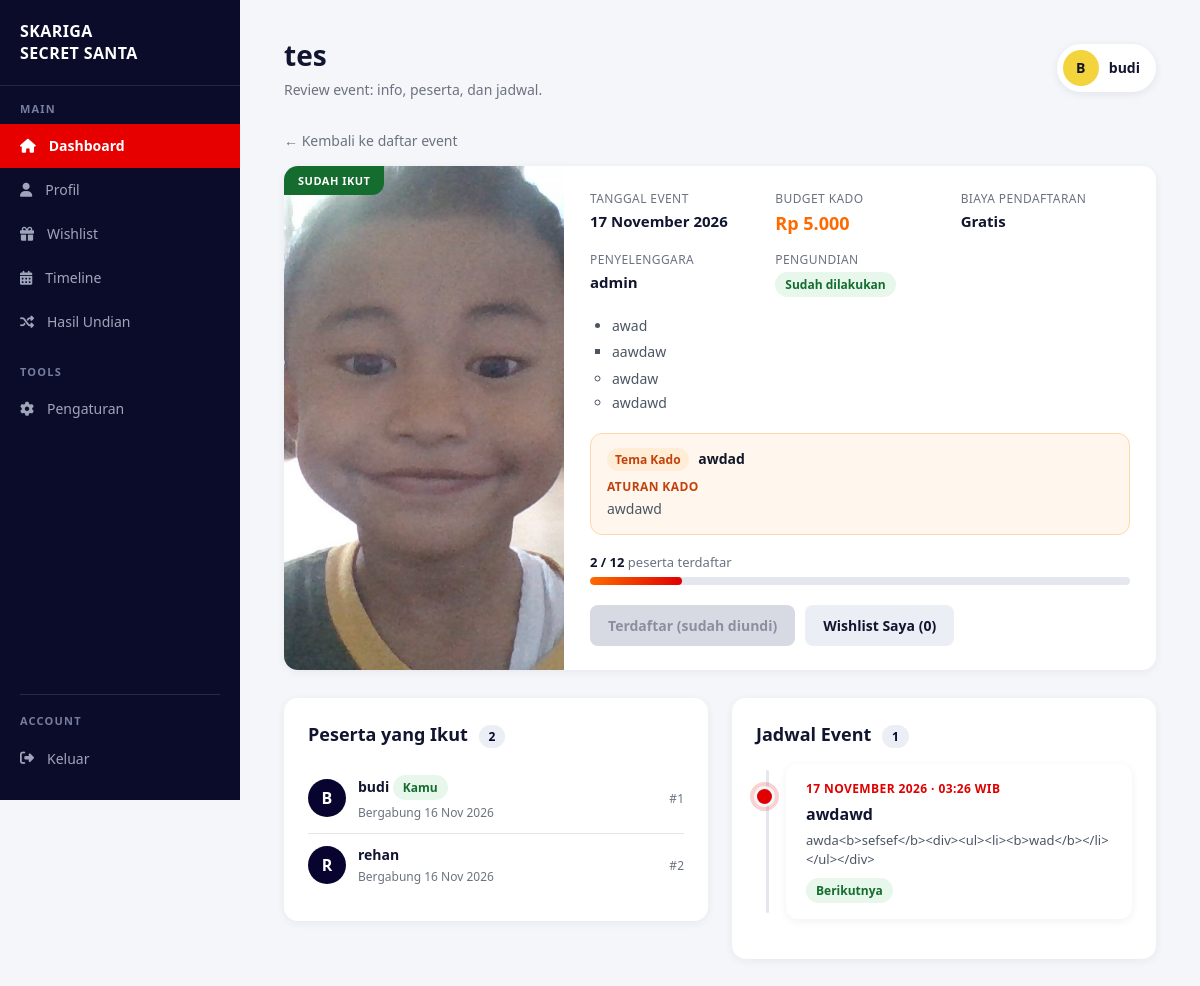
The app's page /pages/event/review.php?id=15 (signed in) with its own data.
### tables this page shows
CREATE TABLE `events` (
  `id` int(11) NOT NULL,
  `user_id` int(11) NOT NULL,
  `nama_event` varchar(150) NOT NULL,
  `deskripsi` text DEFAULT NULL,
  `tema` varchar(150) DEFAULT NULL,
  `aturan_kado` text DEFAULT NULL,
  `gambar` varchar(255) DEFAULT NULL,
  `budget` decimal(12,2) DEFAULT 0.00,
  `biaya_pendaftaran` decimal(12,2) NOT NULL DEFAULT 0.00,
  `tanggal_event` date DEFAULT NULL,
  `status` enum('draft','aktif','selesai') DEFAULT 'draft',
  `created_at` timestamp NOT NULL DEFAULT current_timestamp()
);

CREATE TABLE `users` (
  `id` int(11) NOT NULL,
  `nama` varchar(100) NOT NULL,
  `email` varchar(100) NOT NULL,
  `password` varchar(255) NOT NULL,
  `role` enum('admin','peserta') NOT NULL DEFAULT 'peserta',
  `foto` varchar(255) DEFAULT NULL,
  `created_at` timestamp NOT NULL DEFAULT current_timestamp()
);

CREATE TABLE `pengaturan` (
  `id` int(11) NOT NULL,
  `nama_aplikasi` varchar(150) DEFAULT 'SKARIGA Secret Santa',
  `min_peserta` int(11) DEFAULT 3,
  `max_peserta` int(11) DEFAULT 10
);

CREATE TABLE `peserta` (
  `id` int(11) NOT NULL,
  `event_id` int(11) NOT NULL,
  `user_id` int(11) NOT NULL,
  `nama` varchar(100) NOT NULL,
  `email` varchar(100) NOT NULL,
  `no_hp` varchar(20) DEFAULT NULL,
  `status` enum('aktif','nonaktif') DEFAULT 'aktif',
  `created_at` timestamp NOT NULL DEFAULT current_timestamp()
);

CREATE TABLE `timeline` (
  `id` int(11) NOT NULL,
  `event_id` int(11) NOT NULL,
  `judul` varchar(150) NOT NULL,
  `tanggal` date DEFAULT NULL,
  `waktu` time DEFAULT NULL,
  `deskripsi` text DEFAULT NULL,
  `created_at` timestamp NOT NULL DEFAULT current_timestamp()
);

### pages/event/review.php (the view, shortened to what the rows shown need)
<?php
require_once __DIR__ . '/../../config/config.php';
require_once __DIR__ . '/../../includes/functions.php';
$user_id  = (int) $_SESSION['user_id'];
$event_id = (int) ($_GET['id'] ?? 0);
$today    = date('Y-m-d');
$stmt = $conn->prepare(
    "SELECT e.id, e.nama_event, e.deskripsi, e.tema, e.aturan_kado, e.gambar, e.budget, e.biaya_pendaftaran, e.tanggal_event, e.status, u.nama AS penyelenggara
     FROM events e
     LEFT JOIN users u ON u.id = e.user_id
     WHERE e.id = ? AND e.status <> 'draft'"
);
$stmt->bind_param('i', $event_id);
$stmt->execute();
$event = $stmt->get_result()->fetch_assoc();
$stmt = $conn->prepare(
    "SELECT id, user_id, nama, created_at
     FROM peserta
     WHERE event_id = ? AND status = 'aktif'
     ORDER BY created_at ASC, id ASC"
);
$stmt->bind_param('i', $event_id);
$stmt->execute();
$daftar_peserta = $stmt->get_result()->fetch_all(MYSQLI_ASSOC);
$jumlah      = count($daftar_peserta);
$max_peserta = get_max_peserta($conn);
$peserta_saya = null;
foreach ($daftar_peserta as $p) {
    if ((int) $p['user_id'] === $user_id) {
        $peserta_saya = $p;
        break;
    }
}
$sudah_ikut = $peserta_saya !== null;
$stmt = $conn->prepare(
    "SELECT judul, tanggal, waktu, deskripsi
     FROM timeline
     WHERE event_id = ?
     ORDER BY (tanggal IS NULL) ASC, tanggal ASC, waktu ASC, id ASC"
);
$stmt->bind_param('i', $event_id);
$stmt->execute();
$jadwal = $stmt->get_result()->fetch_all(MYSQLI_ASSOC);
$index_berikutnya = null;
foreach ($jadwal as $i => $j) {
    if ($j['tanggal'] && $j['tanggal'] >= $today) {
        $index_berikutnya = $i;
        break;
    }
}
$aktif = $event['status'] === 'aktif';
$label_status = $aktif ? ['Event Aktif', ''] : ['Event Selesai', 'done'];
if ($sudah_ikut) {
    $label_status = ['Sudah Ikut', 'joined'];
}
$page_title    = $event['nama_event'];
$page_subtitle = 'Review event: info, peserta, dan jadwal.';
require_once __DIR__ . '/../../includes/user_layout_top.php';
?>
<section class="rv-hero">
    <?php $cover_url = event_gambar_url($event['gambar'] ?? null); ?>
    <div class="rv-cover <?= event_palette((int) $event['id']) ?><?= $cover_url ? ' has-foto' : '' ?>"<?= $cover_url ? ' style="background-image:url(\'' . h($cover_url) . '\')"' : '' ?>>
        <span class="event-badge <?= $label_status[1] ?>"><?= h($label_status[0]) ?></span>
    </div>
    <div class="rv-info">
        <dl class="rv-facts">
            <div>
                <dt>Tanggal Event</dt>
                <dd><?= h(tanggal_id($event['tanggal_event'])) ?></dd>
            </div>
            <div>
                <dt>Budget Kado</dt>
                <dd class="rv-price"><?= h(rupiah($event['budget'])) ?></dd>
            </div>
            <div>
                <dt>Penyelenggara</dt>
                <dd><?= h($event['penyelenggara'] ?? '-') ?></dd>
            </div>
        </dl>
        <?php if (!empty($event['deskripsi'])): ?>
            <div class="rv-desc rich-content"><?= tampilkan_rich($event['deskripsi']) ?></div>
        <?php endif; ?>
        <?php if (!empty($event['tema']) || !empty($event['aturan_kado'])): ?>
            <div class="rv-rules">
                <?php if (!empty($event['tema'])): ?>
                    <div class="rv-rules-tema"><span>Tema Kado</span> <?= h($event['tema']) ?></div>
                <?php endif; ?>
                <?php if (!empty($event['aturan_kado'])): ?>
                    <div class="rv-rules-title">Aturan Kado</div>
                    <div class="rich-content"><?= tampilkan_rich($event['aturan_kado']) ?></div>
                <?php endif; ?>
            </div>
        <?php endif; ?>
        <div class="rv-quota">
            <div class="rv-quota-text">
                <strong><?= $jumlah ?> / <?= $max_peserta ?></strong> peserta terdaftar
            </div>
        </div>
        <form method="POST" action="<?= base_url('pages/event/ikut.php') ?>" class="rv-action">
        </form>
    </div>
</section>
<div class="rv-columns">
    <section class="panel">
        <h2>Peserta yang Ikut <span class="rv-count"><?= $jumlah ?></span></h2>
        <?php if (!$daftar_peserta): ?>
            <div class="empty">
                <h3>Belum Ada Peserta</h3>
                <p>Jadilah yang pertama ikut event ini.</p>
            </div>
        <?php else: ?>
            <ul class="rv-people">
                <?php foreach ($daftar_peserta as $n => $p): ?>
                    <li>
                        <span class="rv-avatar"><?= h(strtoupper(mb_substr($p['nama'], 0, 1))) ?></span>
                        <div class="rv-person">
                            <strong>
                                <?= h($p['nama']) ?>
                                <?php if ((int) $p['user_id'] === $user_id): ?>
                                    <span class="tag ok">Kamu</span>
                                <?php endif; ?>
                            </strong>
                            <small>Bergabung <?= h(tanggal_id(substr($p['created_at'], 0, 10), true)) ?></small>
                        </div>
                        <span class="rv-no">#<?= $n + 1 ?></span>
                    </li>
                <?php endforeach; ?>
            </ul>
        <?php endif; ?>
    </section>
    <section class="panel">
        <h2>Jadwal Event <span class="rv-count"><?= count($jadwal) ?></span></h2>
        <?php if (!$jadwal): ?>
            <div class="empty">
                <h3>Belum Ada Jadwal</h3>
                <p>Panitia belum menambahkan jadwal untuk event ini.</p>
            </div>
        <?php else: ?>
            <ol class="timeline rv-timeline">
                <?php foreach ($jadwal as $i => $j): ?>
                    <?php
                    $lewat = $j['tanggal'] && $j['tanggal'] < $today;
                    $class = $lewat ? 'past' : ($i === $index_berikutnya ? 'next' : '');
                    ?>
                    <li class="tl-item <?= $class ?>">
                        <?php if ($j['tanggal']): ?>
                            <div class="tl-date">
                                <?= h(tanggal_id($j['tanggal'])) ?>
                                <?php if ($j['waktu']): ?>
                                    &middot; <?= h(substr($j['waktu'], 0, 5)) ?> WIB
                                <?php endif; ?>
                            </div>
                        <?php endif; ?>
                        <h3><?= h($j['judul']) ?></h3>
                        <?php if (!empty($j['deskripsi'])): ?>
                            <p><?= h($j['deskripsi']) ?></p>
                        <?php endif; ?>
                        <?php if ($class === 'next'): ?>
                            <div class="tl-meta"><span class="tag ok">Berikutnya</span></div>
                        <?php endif; ?>
                    </li>
                <?php endforeach; ?>
            </ol>
        <?php endif; ?>
    </section>
</div>
<?php require_once __DIR__ . '/../../includes/user_layout_bottom.php'; ?>

### includes/user_layout_top.php (shortened to what the rows shown need)
<!DOCTYPE html>
<html lang="id">
<head>
    <link rel="stylesheet" href="https://cdnjs.cloudflare.com/ajax/libs/font-awesome/6.6.0/css/all.min.css">
    <link rel="stylesheet" href="<?= base_url('assets/css/user.css') ?>">
</head>
<body>
<div class="user-layout">
    <aside class="user-sidebar">
        <div class="user-logo">
            <h2>SKARIGA<br>SECRET SANTA</h2>
        </div>
    </aside>
    <main class="user-content">
        <header class="user-header">
            <div>
                <h1><?= h($page_title ?? '') ?></h1>
                <p><?= h($page_subtitle ?? '') ?></p>
            </div>
        </header>

### records on screen
events: nama_event "tes", gambar (picture), tanggal_event "17 November 2026", budget "Rp 5.000", user.nama "admin", deskripsi "awad aawdaw awdaw awdawd", tema "awdad", aturan_kado "awdawd"
pengaturan: max_peserta "12"
peserta: nama "B", nama "budi", shows "Kamu", created_at "16 Nov 2026"
peserta: nama "R", nama "rehan", created_at "16 Nov 2026"
timeline: tanggal "17 NOVEMBER 2026", waktu "03:26", judul "awdawd", deskripsi "awda<b>sefsef</b><div><ul><li><b>wad</b></li></ul></div>", shows "Berikutnya"

### other values on screen
$item['label'] "Dashboard"
$item['label'] "Profil"
$item['label'] "Wishlist"
$item['label'] "Timeline"
$item['label'] "Hasil Undian"
$item['label'] "Pengaturan"
$page_subtitle "Review event: info, peserta, dan jadwal."
$inisial "B"
$nama_user "budi"
$label_status[0] "SUDAH IKUT"
$jumlah "2"
$total_wishlist "0"
count($jadwal) "1"
